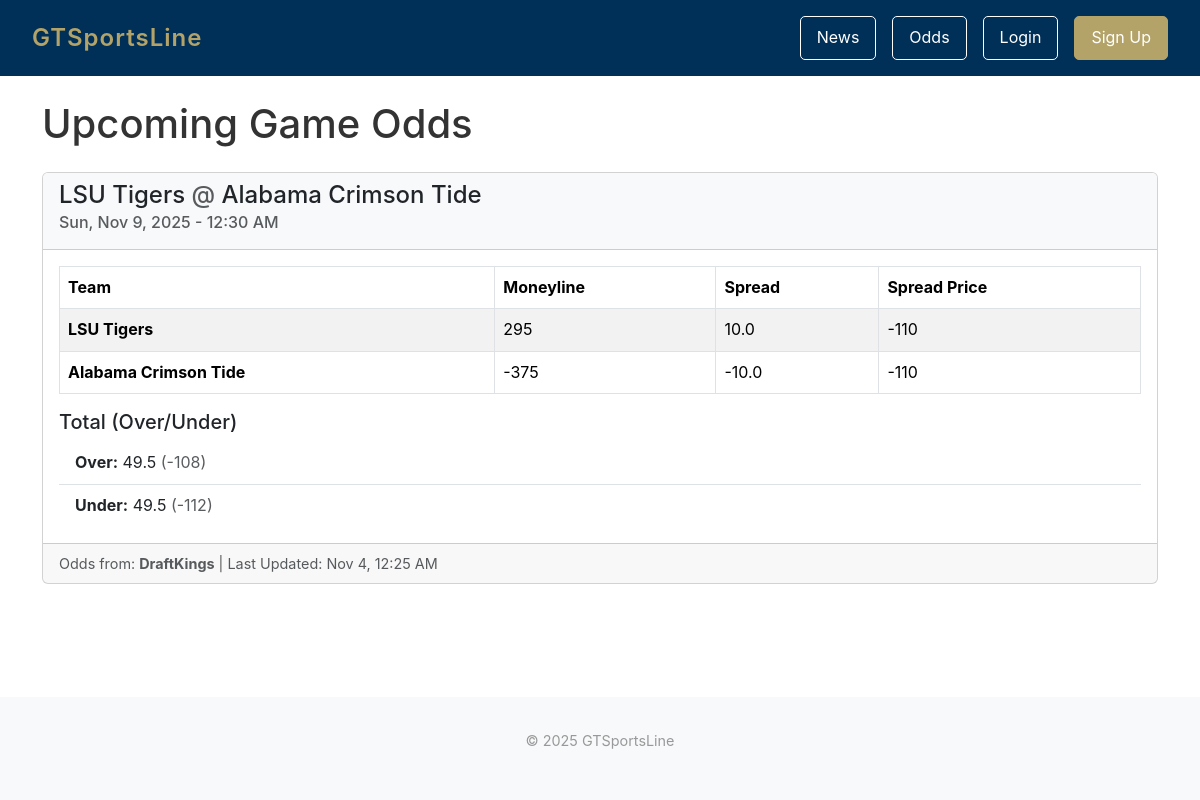
The page /odds/ on the database its author committed.
### odds/models.py (models this page shows, shortened)
class Game(models.Model):
    api_game_id = models.CharField(max_length=100, unique=True)
    home_team = models.CharField(max_length=100)
    away_team = models.CharField(max_length=100)
    game_time = models.DateTimeField()
    bookmaker_name = models.CharField(max_length=100)
    last_updated = models.DateTimeField()
    home_team_moneyline = models.IntegerField(null=True, blank=True)
    away_team_moneyline = models.IntegerField(null=True, blank=True)
    home_team_spread = models.FloatField(null=True, blank=True)
    away_team_spread = models.FloatField(null=True, blank=True)
    home_team_spread_price = models.IntegerField(null=True, blank=True)
    away_team_spread_price = models.IntegerField(null=True, blank=True)
    total_over = models.FloatField(null=True, blank=True)
    total_over_price = models.IntegerField(null=True, blank=True)
    total_under = models.FloatField(null=True, blank=True)
    total_under_price = models.IntegerField(null=True, blank=True)
    class Meta:
        ordering = ['game_time'] # Default sort: show earliest games first

### odds/views.py (the view)
# urls.py: path('', views.odds_list_view, name='odds_list'),
def odds_list_view(request):
    upcoming_games = Game.objects.filter(
        game_time__gte=timezone.now()
    ).order_by('game_time') # Show the soonest game first
    saved_game_ids = set()
    if request.user.is_authenticated:
        saved_game_ids = set(
            SavedBet.objects.filter(user=request.user)
            .values_list('game_id', flat=True)
        )
    context = {
        'games': upcoming_games,
        'saved_game_ids': saved_game_ids,
    }
    return render(request, 'odds/odds_list.html', context)

### odds/templates/odds/odds_list.html (shortened to what this page needs)
{% extends 'base.html' %}
{% block content %}
<div class="container mt-4">
    <h1 class="mb-4">Upcoming Game Odds</h1>
    {% if games %}
        {% for game in games %}
            <div class="card mb-3">
                <div class="card-header bg-light">
                    <h4>
                        <a href="{% url 'odds:game_detail' game.id %}" style="text-decoration: none; color: inherit;">
                            {{ game.away_team }}
                            <span class="text-muted">@</span>
                            {{ game.home_team }}
                        </a>
                    </h4>
                    <h6 class="card-subtitle mb-2 text-muted">
                        {{ game.game_time|date:"D, M j, Y - g:i A" }}
                    </h6>
                </div>
                <div class="card-body">
                    <table class="table table-striped table-bordered">
                        <thead class="thead-dark">
                            <tr>
                                <th>Team</th>
                                <th>Moneyline</th>
                                <th>Spread</th>
                                <th>Spread Price</th>
                            </tr>
                        </thead>
                        <tbody>
                            <tr>
                                <td><strong>{{ game.away_team }}</strong></td>
                                <td>{{ game.away_team_moneyline }}</td>
                                <td>{{ game.away_team_spread }}</td>
                                <td>{{ game.away_team_spread_price }}</td>
                            </tr>
                            <tr>
                                <td><strong>{{ game.home_team }}</strong></td>
                                <td>{{ game.home_team_moneyline }}</td>
                                <td>{{ game.home_team_spread }}</td>
                                <td>{{ game.home_team_spread_price }}</td>
                            </tr>
                        </tbody>
                    </table>
                    <h5 class="mt-3">Total (Over/Under)</h5>
                    <ul class="list-group list-group-flush">
                        <li class="list-group-item">
                            <strong>Over:</strong> {{ game.total_over }}
                            <span class="text-muted">({{ game.total_over_price }})</span>
                        </li>
                        <li class="list-group-item">
                            <strong>Under:</strong> {{ game.total_under }}
                            <span class="text-muted">({{ game.total_under_price }})</span>
                        </li>
                    </ul>
                </div>
                <div class="card-footer text-muted" style="font-size: 0.9rem;">
                    Odds from: <strong>{{ game.bookmaker_name }}</strong>
                    | Last Updated: {{ game.last_updated|date:"M j, g:i A" }}
                </div>
            </div>
        {% endfor %}
    {% else %}
        <div class="alert alert-info" role="alert">
            No upcoming games with odds are available at this time.
            <br>
            <small>Try running the fetch command: <code>python3 manage.py fetch_odds</code></small>
        </div>
    {% endif %}
</div>
{% endblock %}

### gtsportsline/templates/base.html (style rules this page uses)
* { margin: 0; padding: 0; box-sizing: border-box; }
body { font-family: 'Poppins', -apple-system, BlinkMacSystemFont, 'Segoe UI', Roboto, Oxygen, Ubuntu, Cantarell, sans-serif; color: #333; line-height: 1.6; min-height: 100vh; display: flex; flex-direction: column; }

### rows shown on the page
Game: away_team "LSU Tigers", home_team "Alabama Crimson Tide", game_time "Sun, Nov 9, 2025 - 12:30 AM", away_team_moneyline "295", away_team_spread "10.0", away_team_spread_price "-110", home_team_moneyline "-375", home_team_spread "-10.0", home_team_spread_price "-110", total_over "49.5", total_over_price "-108", total_under "49.5", total_under_price "-112", bookmaker_name "DraftKings", last_updated "Nov 4, 12:25 AM"
